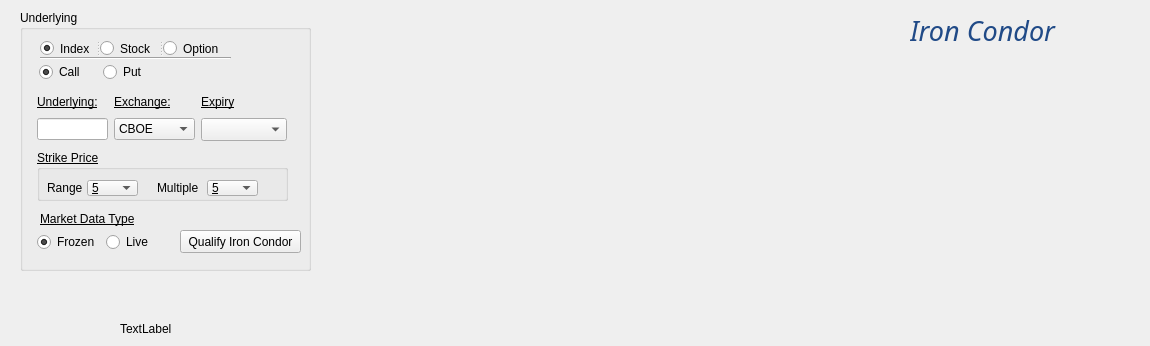
    <widget class="QWidget" name="page_ironCondor">
     <widget class="QLabel" name="label_15">
      <property name="geometry">
       <rect>
        <x>830</x>
        <y>10</y>
        <width>71</width>
        <height>41</height>
       </rect>
      </property>
      <property name="styleSheet">
       <string notr="true">image: url(:/resources/icons/ironC.ico);</string>
      </property>
      <property name="text">
       <string/>
      </property>
     </widget>
     <widget class="QLabel" name="label_14">
      <property name="geometry">
       <rect>
        <x>910</x>
        <y>10</y>
        <width>231</width>
        <height>41</height>
       </rect>
      </property>
      <property name="font">
       <font>
        <family>Ubuntu Mono</family>
        <pointsize>20</pointsize>
        <weight>9</weight>
        <italic>true</italic>
        <bold>false</bold>
       </font>
      </property>
      <property name="styleSheet">
       <string notr="true">font: 75 italic 20pt &quot;Ubuntu Mono&quot;;
color: rgb(32, 74, 135);</string>
      </property>
      <property name="text">
       <string>Iron Condor</string>
      </property>
     </widget>
     <widget class="QGroupBox" name="groupBox_IC">
      <property name="geometry">
       <rect>
        <x>20</x>
        <y>10</y>
        <width>291</width>
        <height>261</height>
       </rect>
      </property>
      <property name="title">
       <string>Underlying</string>
      </property>
      <widget class="QPushButton" name="qualifyIronCondor">
       <property name="geometry">
        <rect>
         <x>160</x>
         <y>220</y>
         <width>121</width>
         <height>23</height>
        </rect>
       </property>
       <property name="text">
        <string>Qualify Iron Condor</string>
       </property>
      </widget>
      <widget class="QSplitter" name="splitter_2">
       <property name="geometry">
        <rect>
         <x>20</x>
         <y>30</y>
         <width>185</width>
         <height>17</height>
        </rect>
       </property>
       <property name="orientation">
        <enum>Qt::Horizontal</enum>
       </property>
       <widget class="QRadioButton" name="radioButton_Index_IC">
        <property name="text">
         <string>Index</string>
        </property>
        <property name="checked">
         <bool>true</bool>
        </property>
       </widget>
       <widget class="QRadioButton" name="radioButton_Stock_IC">
        <property name="text">
         <string>Stock </string>
        </property>
       </widget>
       <widget class="QRadioButton" name="radioButton_Option_IC">
        <property name="text">
         <string>Option</string>
        </property>
       </widget>
      </widget>
      <widget class="QWidget" name="layoutWidget_3">
       <property name="geometry">
        <rect>
         <x>17</x>
         <y>81</y>
         <width>250</width>
         <height>50</height>
        </rect>
       </property>
       <layout class="QGridLayout" name="gridLayout_IC">
        <item row="0" column="0">
         <widget class="QLabel" name="label_16">
          <property name="font">
           <font>
            <italic>false</italic>
            <underline>true</underline>
           </font>
          </property>
          <property name="text">
           <string>Underlying:</string>
          </property>
          <property name="alignment">
           <set>Qt::AlignLeading|Qt::AlignLeft|Qt::AlignVCenter</set>
          </property>
         </widget>
        </item>
        <item row="0" column="1">
         <widget class="QLabel" name="labelExchange_2">
          <property name="font">
           <font>
            <underline>true</underline>
           </font>
          </property>
          <property name="whatsThis">
           <string/>
          </property>
          <property name="text">
           <string>Exchange:</string>
          </property>
         </widget>
        </item>
        <item row="0" column="2">
         <widget class="QLabel" name="label_17">
          <property name="font">
           <font>
            <underline>true</underline>
           </font>
          </property>
          <property name="text">
           <string>Expiry</string>
          </property>
         </widget>
        </item>
        <item row="1" column="0">
         <widget class="QLineEdit" name="underlyingText_IC"/>
        </item>
        <item row="1" column="1">
         <widget class="QComboBox" name="comboBoxExchange_IC">
          <property name="toolTip">
           <string extracomment="ISLAND for NASDAQ"/>
          </property>
          <item>
           <property name="text">
            <string>CBOE</string>
           </property>
          </item>
          <item>
           <property name="text">
            <string>NASDAQ</string>
           </property>
          </item>
          <item>
           <property name="text">
            <string>SMART</string>
           </property>
          </item>
          <item>
           <property name="text">
            <string>ISLAND</string>
           </property>
          </item>
          <item>
           <property name="text">
            <string>NYSE</string>
           </property>
          </item>
          <item>
           <property name="text">
            <string>AMEX</string>
           </property>
          </item>
          <item>
           <property name="text">
            <string>IDEAL</string>
           </property>
          </item>
          <item>
           <property name="text">
            <string>PHLX</string>
           </property>
          </item>
         </widget>
        </item>
        <item row="1" column="2">
         <widget class="QComboBox" name="comboBox_Expiry_IC">
          <property name="font">
           <font>
            <family>Courier</family>
            <pointsize>10</pointsize>
           </font>
          </property>
         </widget>
        </item>
       </layout>
      </widget>
      <widget class="QGroupBox" name="groupBox_StrikePrice_IC">
       <property name="geometry">
        <rect>
         <x>17</x>
         <y>140</y>
         <width>251</width>
         <height>51</height>
        </rect>
       </property>
       <property name="font">
        <font>
         <underline>true</underline>
        </font>
       </property>
       <property name="title">
        <string>Strike Price</string>
       </property>
       <widget class="QLabel" name="label_range_IC">
        <property name="geometry">
         <rect>
          <x>10</x>
          <y>30</y>
          <width>41</width>
          <height>16</height>
         </rect>
        </property>
        <property name="font">
         <font>
          <underline>false</underline>
         </font>
        </property>
        <property name="text">
         <string>Range</string>
        </property>
       </widget>
       <widget class="QLabel" name="label_Multiple_IC">
        <property name="geometry">
         <rect>
          <x>120</x>
          <y>30</y>
          <width>51</width>
          <height>16</height>
         </rect>
        </property>
        <property name="font">
         <font>
          <underline>false</underline>
         </font>
        </property>
        <property name="text">
         <string>Multiple</string>
        </property>
       </widget>
       <widget class="QComboBox" name="comboBox_StrikePriceRange_IC">
        <property name="geometry">
         <rect>
          <x>50</x>
          <y>30</y>
          <width>51</width>
          <height>16</height>
         </rect>
        </property>
        <item>
         <property name="text">
          <string>5</string>
         </property>
        </item>
        <item>
         <property name="text">
          <string>10</string>
         </property>
        </item>
        <item>
         <property name="text">
          <string>15</string>
         </property>
        </item>
        <item>
         <property name="text">
          <string>20</string>
         </property>
        </item>
        <item>
         <property name="text">
          <string>25</string>
         </property>
        </item>
        <item>
         <property name="text">
          <string>30</string>
         </property>
        </item>
        <item>
         <property name="text">
          <string>35</string>
         </property>
        </item>
        <item>
         <property name="text">
          <string>40</string>
         </property>
        </item>
        <item>
         <property name="text">
          <string>45</string>
         </property>
        </item>
        <item>
         <property name="text">
          <string>50</string>
         </property>
        </item>
       </widget>
       <widget class="QComboBox" name="comboBox_StrikePriceMultiple_IC">
        <property name="geometry">
         <rect>
          <x>170</x>
          <y>30</y>
          <width>51</width>
          <height>16</height>
         </rect>
        </property>
        <item>
         <property name="text">
          <string>5</string>
         </property>
        </item>
        <item>
         <property name="text">
          <string>10</string>
         </property>
        </item>
        <item>
         <property name="text">
          <string>15</string>
         </property>
        </item>
        <item>
         <property name="text">
          <string>20</string>
         </property>
        </item>
       </widget>
      </widget>
      <widget class="QWidget" name="layoutWidget_10">
       <property name="geometry">
        <rect>
         <x>19</x>
         <y>50</y>
         <width>121</width>
         <height>25</height>
        </rect>
       </property>
       <layout class="QGridLayout" name="gridLayout_CallPut_IC">
        <item row="0" column="0">
         <widget class="QRadioButton" name="radioButton_Call_IC">
          <property name="text">
           <string>Call</string>
          </property>
          <property name="checked">
           <bool>true</bool>
          </property>
         </widget>
        </item>
        <item row="0" column="1">
         <widget class="QRadioButton" name="radioButton_Put_IC">
          <property name="text">
           <string>Put</string>
          </property>
         </widget>
        </item>
       </layout>
      </widget>
      <widget class="QWidget" name="layoutWidget_11">
       <property name="geometry">
        <rect>
         <x>17</x>
         <y>220</y>
         <width>120</width>
         <height>25</height>
        </rect>
       </property>
       <layout class="QGridLayout" name="gridLayout_CallPut_IC_2">
        <item row="0" column="0">
         <widget class="QRadioButton" name="radioButton_MktDataType_Frozen_IC">
          <property name="text">
           <string>Frozen</string>
          </property>
          <property name="checked">
           <bool>true</bool>
          </property>
         </widget>
        </item>
        <item row="0" column="1">
         <widget class="QRadioButton" name="radioButton_MktDataType_Live_IC">
          <property name="text">
           <string>Live</string>
          </property>
         </widget>
        </item>
       </layout>
      </widget>
      <widget class="Line" name="line_3">
       <property name="geometry">
        <rect>
         <x>20</x>
         <y>40</y>
         <width>191</width>
         <height>16</height>
        </rect>
       </property>
       <property name="orientation">
        <enum>Qt::Horizontal</enum>
       </property>
      </widget>
      <widget class="QLabel" name="label_20">
       <property name="geometry">
        <rect>
         <x>20</x>
         <y>200</y>
         <width>111</width>
         <height>17</height>
        </rect>
       </property>
       <property name="font">
        <font>
         <underline>true</underline>
        </font>
       </property>
       <property name="text">
        <string>Market Data Type</string>
       </property>
      </widget>
     </widget>
     <widget class="QLabel" name="label_18">
      <property name="geometry">
       <rect>
        <x>120</x>
        <y>320</y>
        <width>54</width>
        <height>17</height>
       </rect>
      </property>
      <property name="text">
       <string>TextLabel</string>
      </property>
     </widget>
    </widget>
